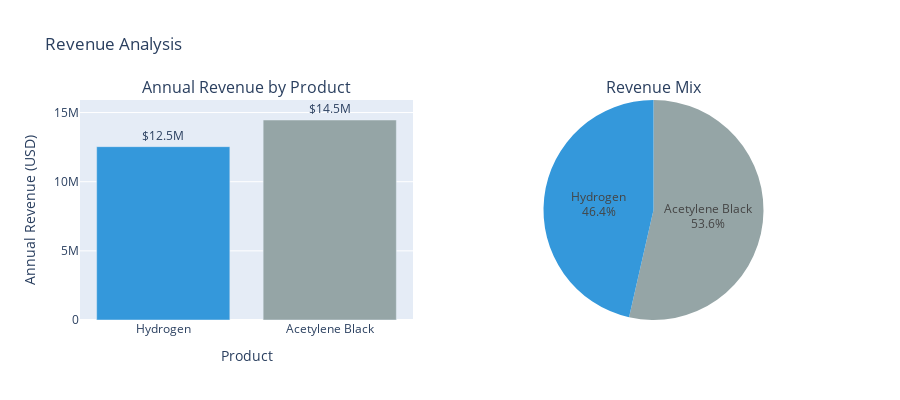

Notebook source saved alongside this figure:
### Code cell
# Revenue breakdown
revenue_data = pd.DataFrame({
    'Product': ['Hydrogen', 'Acetylene Black'],
    'Annual Revenue': [h2_revenue, cb_revenue],
    'Revenue %': [h2_revenue / total_revenue * 100, cb_revenue / total_revenue * 100]
})

fig = make_subplots(
    rows=1, cols=2,
    subplot_titles=('Annual Revenue by Product', 'Revenue Mix'),
    specs=[[{'type': 'bar'}, {'type': 'pie'}]]
)

# Bar chart
fig.add_trace(
    go.Bar(
        x=revenue_data['Product'],
        y=revenue_data['Annual Revenue'],
        text=[f'${x/1e6:.1f}M' for x in revenue_data['Annual Revenue']],
        textposition='outside',
        marker_color=['#3498db', '#95a5a6'],
        showlegend=False
    ),
    row=1, col=1
)

# Pie chart
fig.add_trace(
    go.Pie(
        labels=revenue_data['Product'],
        values=revenue_data['Annual Revenue'],
        marker_colors=['#3498db', '#95a5a6'],
        textinfo='label+percent',
        showlegend=False
    ),
    row=1, col=2
)

fig.update_xaxes(title_text="Product", row=1, col=1)
fig.update_yaxes(title_text="Annual Revenue (USD)", row=1, col=1)
fig.update_layout(height=400, showlegend=False, title_text="Revenue Analysis")

#add 10% space to ensure text fits
max_value = revenue_data['Annual Revenue'].max()
fig.update_yaxes(range=[0, max_value * 1.1])
fig.show()

print(f"\n💡 Key Insight:")
print(f"   Acetylene black provides {(cb_revenue / total_revenue) * 100:.1f}% of revenue despite being")
print(f"   a 'co-product'. This highly-conductive solid carbon by-product is critical to project economics.")

### Figure 1 — Plotly figure (JSON) as saved in the notebook; plotly's stock layout.template omitted (floating-point values rounded to 4 significant figures)
{"data": [{"marker": {"color": ["#3498db", "#95a5a6"]}, "showlegend": false, "text": ["$12.5M", "$14.5M"], "textposition": "outside", "type": "bar", "x": ["Hydrogen", "Acetylene Black"], "xaxis": "x", "y": [12530000.0, 14460000.0], "yaxis": "y"}, {"domain": {"x": [0.55, 1], "y": [0, 1]}, "labels": ["Hydrogen", "Acetylene Black"], "marker": {"colors": ["#3498db", "#95a5a6"]}, "showlegend": false, "textinfo": "label+percent", "type": "pie", "values": [12530000.0, 14460000.0]}], "layout": {"annotations": [{"font": {"size": 16}, "showarrow": false, "text": "Annual Revenue by Product", "x": 0.225, "xanchor": "center", "xref": "paper", "y": 1, "yanchor": "bottom", "yref": "paper"}, {"font": {"size": 16}, "showarrow": false, "text": "Revenue Mix", "x": 0.775, "xanchor": "center", "xref": "paper", "y": 1, "yanchor": "bottom", "yref": "paper"}], "height": 400, "showlegend": false, "title": {"text": "Revenue Analysis"}, "xaxis": {"anchor": "y", "domain": [0, 0.45], "title": {"text": "Product"}}, "yaxis": {"anchor": "x", "domain": [0, 1], "range": [0, 15910000.0], "title": {"text": "Annual Revenue (USD)"}}}}
